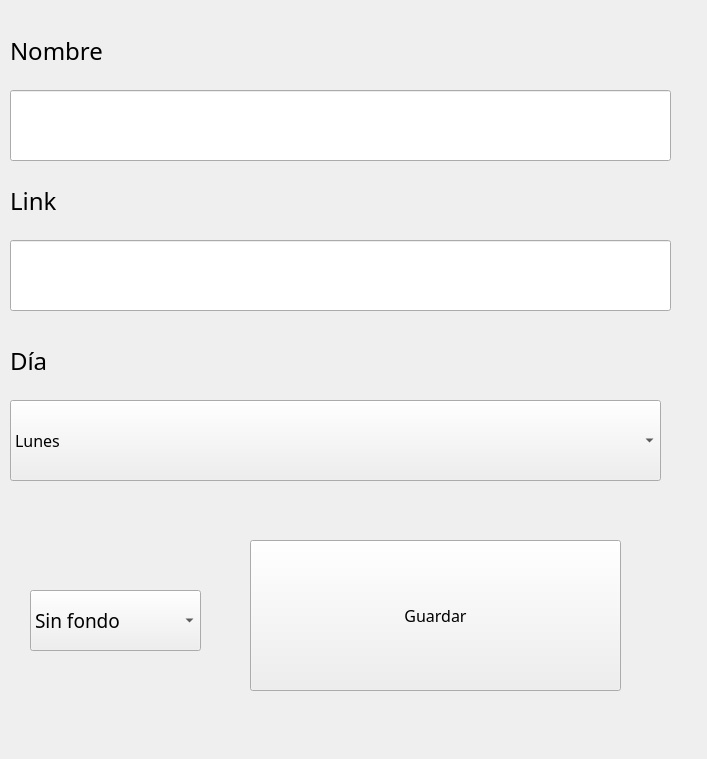
<?xml version="1.0" encoding="UTF-8"?>
<ui version="4.0">
 <class>MainWindow</class>
 <widget class="QMainWindow" name="MainWindow">
  <property name="geometry">
   <rect>
    <x>0</x>
    <y>0</y>
    <width>707</width>
    <height>759</height>
   </rect>
  </property>
  <property name="windowTitle">
   <string>MainWindow</string>
  </property>
  <widget class="QWidget" name="centralwidget">
   <widget class="QLabel" name="label">
    <property name="geometry">
     <rect>
      <x>10</x>
      <y>20</y>
      <width>281</width>
      <height>61</height>
     </rect>
    </property>
    <property name="font">
     <font>
      <family>Komika Axis</family>
      <pointsize>18</pointsize>
     </font>
    </property>
    <property name="text">
     <string>Nombre</string>
    </property>
   </widget>
   <widget class="QLineEdit" name="nombre">
    <property name="geometry">
     <rect>
      <x>10</x>
      <y>90</y>
      <width>661</width>
      <height>71</height>
     </rect>
    </property>
    <property name="font">
     <font>
      <family>Komika Axis</family>
      <pointsize>12</pointsize>
     </font>
    </property>
   </widget>
   <widget class="QComboBox" name="dia">
    <property name="geometry">
     <rect>
      <x>10</x>
      <y>400</y>
      <width>651</width>
      <height>81</height>
     </rect>
    </property>
    <property name="font">
     <font>
      <family>Komika Axis</family>
      <pointsize>12</pointsize>
     </font>
    </property>
    <property name="contextMenuPolicy">
     <enum>Qt::ActionsContextMenu</enum>
    </property>
    <item>
     <property name="text">
      <string>Lunes</string>
     </property>
    </item>
    <item>
     <property name="text">
      <string>Martes</string>
     </property>
    </item>
    <item>
     <property name="text">
      <string>Miércoles</string>
     </property>
    </item>
    <item>
     <property name="text">
      <string>Jueves</string>
     </property>
    </item>
    <item>
     <property name="text">
      <string>Viernes</string>
     </property>
    </item>
    <item>
     <property name="text">
      <string>Sábado </string>
     </property>
    </item>
    <item>
     <property name="text">
      <string>Domingo</string>
     </property>
    </item>
   </widget>
   <widget class="QPushButton" name="guardar">
    <property name="geometry">
     <rect>
      <x>250</x>
      <y>540</y>
      <width>371</width>
      <height>151</height>
     </rect>
    </property>
    <property name="font">
     <font>
      <family>Komika Axis</family>
      <pointsize>12</pointsize>
     </font>
    </property>
    <property name="text">
     <string>Guardar</string>
    </property>
   </widget>
   <widget class="QLabel" name="label_2">
    <property name="geometry">
     <rect>
      <x>10</x>
      <y>170</y>
      <width>281</width>
      <height>61</height>
     </rect>
    </property>
    <property name="font">
     <font>
      <family>Komika Axis</family>
      <pointsize>18</pointsize>
     </font>
    </property>
    <property name="text">
     <string>Link</string>
    </property>
   </widget>
   <widget class="QLineEdit" name="link">
    <property name="geometry">
     <rect>
      <x>10</x>
      <y>240</y>
      <width>661</width>
      <height>71</height>
     </rect>
    </property>
    <property name="font">
     <font>
      <family>Komika Axis</family>
      <pointsize>12</pointsize>
     </font>
    </property>
   </widget>
   <widget class="QLabel" name="label_3">
    <property name="geometry">
     <rect>
      <x>10</x>
      <y>330</y>
      <width>281</width>
      <height>61</height>
     </rect>
    </property>
    <property name="font">
     <font>
      <family>Komika Axis</family>
      <pointsize>18</pointsize>
     </font>
    </property>
    <property name="text">
     <string>Día</string>
    </property>
   </widget>
   <widget class="QComboBox" name="fondo">
    <property name="geometry">
     <rect>
      <x>30</x>
      <y>590</y>
      <width>171</width>
      <height>61</height>
     </rect>
    </property>
    <property name="font">
     <font>
      <family>Komika Axis</family>
      <pointsize>14</pointsize>
     </font>
    </property>
    <item>
     <property name="text">
      <string>Sin fondo</string>
     </property>
    </item>
   </widget>
   <widget class="QLabel" name="imagen_de_fondo">
    <property name="geometry">
     <rect>
      <x>0</x>
      <y>0</y>
      <width>711</width>
      <height>761</height>
     </rect>
    </property>
    <property name="text">
     <string/>
    </property>
   </widget>
   <widget class="QLabel" name="label_4">
    <property name="geometry">
     <rect>
      <x>410</x>
      <y>700</y>
      <width>131</width>
      <height>31</height>
     </rect>
    </property>
    <property name="font">
     <font>
      <family>Komika Axis</family>
     </font>
    </property>
    <property name="text">
     <string/>
    </property>
   </widget>
   <zorder>imagen_de_fondo</zorder>
   <zorder>label</zorder>
   <zorder>nombre</zorder>
   <zorder>dia</zorder>
   <zorder>guardar</zorder>
   <zorder>label_2</zorder>
   <zorder>link</zorder>
   <zorder>label_3</zorder>
   <zorder>fondo</zorder>
   <zorder>label_4</zorder>
  </widget>
 </widget>
 <resources/>
 <connections/>
</ui>
